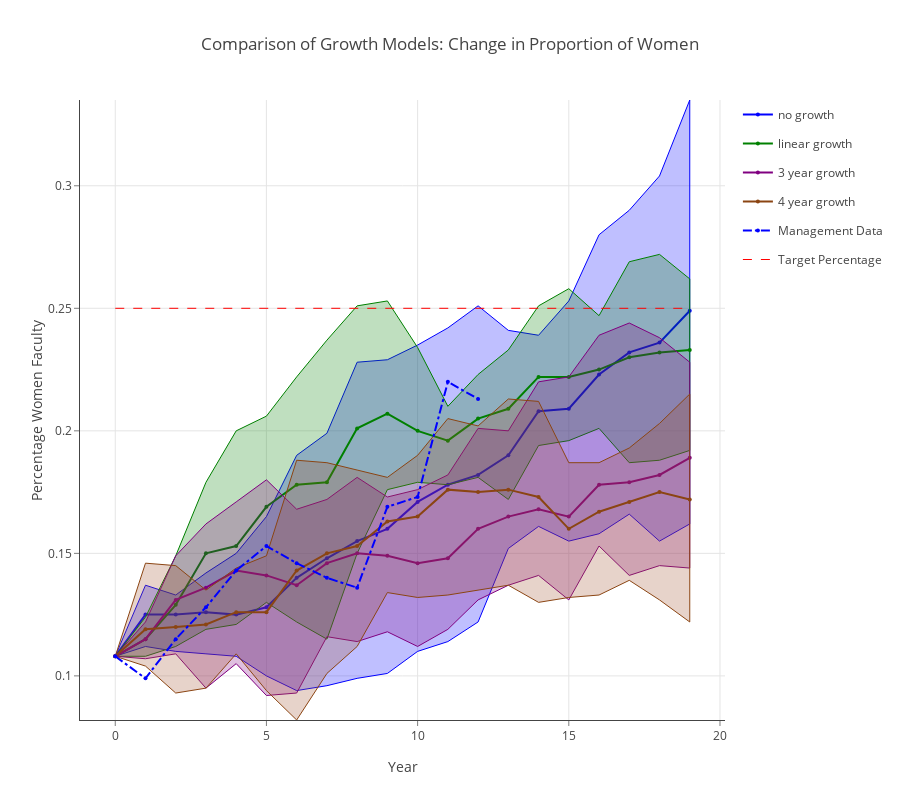

This figure's notebook cell:
### Markdown cell above
## Comparison of Model 3 Growth Models: Change in Proportion of Women

### Code cell
data = []
linecolors = ['rgb(0,0,255)', 'rgb(0,128,0)', 'rgb(128,0,128)', 'rgb(139,69,19)']
fillcolors = ['rgba(0,0,255,0.25)', 'rgba(0,128,0,0.25)', 'rgba(128,0,128,0.25)', 'rgba(160,82,45,0.25)']
legend_labels = ['no growth', 'linear growth', '3 year growth', '4 year growth']

for k,v in enumerate(results.mlist):
    data.append(go.Scatter(
        x=np.append(v.summary_matrix['yr'], v.summary_matrix['yr'].values[::-1]),
        y=np.append(v.summary_matrix['fpct_975'], v.summary_matrix['fpct_025'].values[::-1]),
        fill='tozerox',
        fillcolor=fillcolors[k],
        line=dict(color=linecolors[k],
                 width=1),
        legendgroup=legend_labels[k],
        showlegend=False,
        mode='lines',
        name=legend_labels[k],
    ))

    data.append(go.Scatter(
        x=v.summary_matrix['yr'],
        y=v.summary_matrix['fpct_avg'],
        line=dict(color=linecolors[k],
                 width=2),
        legendgroup=legend_labels[k],
        showlegend=True,
        marker=dict(
            size=4),
        mode='lines+markers',
        name=legend_labels[k],
    ))


data.append(go.Scatter(
    x=v.summary_matrix['yr'], 
    y=v.summary_matrix['act_fpct'],
    line=dict(color='blue',
             dash='dashdot'),
    name='Management Data',
    mode='lines+markers',
    marker=dict(
        size=4),

))

data.append(go.Scatter(
    x=v.summary_matrix['yr'], 
    y=np.repeat(v.target_female_percentage, len(v.summary_matrix['yr'])),
    line=dict(color='red',
             dash='dash',
             width=1),
    name='Target Percentage',
    mode='lines',
))
    
layout = go.Layout(
    title='Comparison of Growth Models: Change in Proportion of Women',
    height=800,
    width=900,
    paper_bgcolor='rgb(255,255,255)',
    plot_bgcolor='rgb(255,255,255)',
    xaxis=dict(
        visible=True,
        title='Year',
        gridcolor='rgb(229,229,229)',
        showgrid=True,
        showline=True,
        showticklabels=True,
        tickcolor='rgb(127,127,127)',
        ticks='outside',
        zeroline=False
    ),
    yaxis=dict(
        title='Percentage Women Faculty',
        gridcolor='rgb(229,229,229)',
        showgrid=True,
        showline=True,
        showticklabels=True,
        tickcolor='rgb(127,127,127)',
        ticks='outside',
        zeroline=False
    ),
)
fig = go.Figure(data=data, layout=layout)
plotly.offline.iplot(fig, filename= 'shaded_lines')

# export image for ingestion to pdf file.
if not os.path.exists('images'):
    os.mkdir('images')
pio.write_image(fig, 'images/change_in_percentage_faculty_women.png')

### Figure 1 — Plotly figure (JSON) as saved in the notebook; plotly's stock layout.template omitted (floating-point values rounded to 4 significant figures)
{"data": [{"fill": "tozerox", "fillcolor": "rgba(0,0,255,0.25)", "legendgroup": "no growth", "line": {"color": "rgb(0,0,255)", "width": 1}, "mode": "lines", "name": "no growth", "showlegend": false, "type": "scatter", "uid": "7e3d896c-b1fd-468f-84df-4bcd93aaae03", "x": [0, 1, 2, 3, 4, 5, 6, 7, 8, 9, 10, 11, 12, 13, 14, 15, 16, 17, 18, 19, 19, 18, 17, 16, 15, 14, 13, 12, 11, 10, 9, 8, 7, 6, 5, 4, 3, 2, 1, 0], "y": [0.108, 0.137, 0.133, 0.142, 0.15, 0.165, 0.19, 0.199, 0.228, 0.229, 0.235, 0.242, 0.251, 0.241, 0.239, 0.253, 0.28, 0.29, 0.304, 0.335, 0.162, 0.155, 0.166, 0.158, 0.155, 0.161, 0.152, 0.122, 0.114, 0.11, 0.101, 0.099, 0.096, 0.094, 0.1, 0.108, 0.109, 0.11, 0.112, 0.108]}, {"legendgroup": "no growth", "line": {"color": "rgb(0,0,255)", "width": 2}, "marker": {"size": 4}, "mode": "lines+markers", "name": "no growth", "showlegend": true, "type": "scatter", "uid": "e9e48f8f-7b0b-4d5d-b94e-f8d98287decd", "x": [0, 1, 2, 3, 4, 5, 6, 7, 8, 9, 10, 11, 12, 13, 14, 15, 16, 17, 18, 19], "y": [0.108, 0.125, 0.125, 0.126, 0.125, 0.128, 0.14, 0.148, 0.155, 0.16, 0.171, 0.178, 0.182, 0.19, 0.208, 0.209, 0.223, 0.232, 0.236, 0.249]}, {"fill": "tozerox", "fillcolor": "rgba(0,128,0,0.25)", "legendgroup": "linear growth", "line": {"color": "rgb(0,128,0)", "width": 1}, "mode": "lines", "name": "linear growth", "showlegend": false, "type": "scatter", "uid": "a214ee6f-e804-40f9-b449-272bffe562f3", "x": [0, 1, 2, 3, 4, 5, 6, 7, 8, 9, 10, 11, 12, 13, 14, 15, 16, 17, 18, 19, 19, 18, 17, 16, 15, 14, 13, 12, 11, 10, 9, 8, 7, 6, 5, 4, 3, 2, 1, 0], "y": [0.108, 0.124, 0.149, 0.179, 0.2, 0.206, 0.222, 0.237, 0.251, 0.253, 0.234, 0.21, 0.223, 0.233, 0.251, 0.258, 0.247, 0.269, 0.272, 0.262, 0.192, 0.188, 0.187, 0.201, 0.196, 0.194, 0.172, 0.181, 0.178, 0.179, 0.176, 0.15, 0.115, 0.122, 0.13, 0.121, 0.119, 0.112, 0.108, 0.108]}, {"legendgroup": "linear growth", "line": {"color": "rgb(0,128,0)", "width": 2}, "marker": {"size": 4}, "mode": "lines+markers", "name": "linear growth", "showlegend": true, "type": "scatter", "uid": "6e740088-38bb-4f6c-b6dd-414148c119be", "x": [0, 1, 2, 3, 4, 5, 6, 7, 8, 9, 10, 11, 12, 13, 14, 15, 16, 17, 18, 19], "y": [0.108, 0.115, 0.129, 0.15, 0.153, 0.169, 0.178, 0.179, 0.201, 0.207, 0.2, 0.196, 0.205, 0.209, 0.222, 0.222, 0.225, 0.23, 0.232, 0.233]}, {"fill": "tozerox", "fillcolor": "rgba(128,0,128,0.25)", "legendgroup": "3 year growth", "line": {"color": "rgb(128,0,128)", "width": 1}, "mode": "lines", "name": "3 year growth", "showlegend": false, "type": "scatter", "uid": "e449644d-1fb8-4c7a-9492-63edf56af741", "x": [0, 1, 2, 3, 4, 5, 6, 7, 8, 9, 10, 11, 12, 13, 14, 15, 16, 17, 18, 19, 19, 18, 17, 16, 15, 14, 13, 12, 11, 10, 9, 8, 7, 6, 5, 4, 3, 2, 1, 0], "y": [0.108, 0.122, 0.149, 0.162, 0.171, 0.18, 0.168, 0.172, 0.181, 0.173, 0.176, 0.182, 0.201, 0.2, 0.22, 0.222, 0.239, 0.244, 0.238, 0.228, 0.144, 0.145, 0.141, 0.153, 0.131, 0.141, 0.137, 0.131, 0.119, 0.112, 0.118, 0.114, 0.116, 0.093, 0.092, 0.105, 0.095, 0.109, 0.107, 0.108]}, {"legendgroup": "3 year growth", "line": {"color": "rgb(128,0,128)", "width": 2}, "marker": {"size": 4}, "mode": "lines+markers", "name": "3 year growth", "showlegend": true, "type": "scatter", "uid": "21555f14-2727-4b07-a03c-0f59ff4475d7", "x": [0, 1, 2, 3, 4, 5, 6, 7, 8, 9, 10, 11, 12, 13, 14, 15, 16, 17, 18, 19], "y": [0.108, 0.115, 0.131, 0.136, 0.143, 0.141, 0.137, 0.146, 0.15, 0.149, 0.146, 0.148, 0.16, 0.165, 0.168, 0.165, 0.178, 0.179, 0.182, 0.189]}, {"fill": "tozerox", "fillcolor": "rgba(160,82,45,0.25)", "legendgroup": "4 year growth", "line": {"color": "rgb(139,69,19)", "width": 1}, "mode": "lines", "name": "4 year growth", "showlegend": false, "type": "scatter", "uid": "430c9eef-cec6-4622-aebe-568ee804c953", "x": [0, 1, 2, 3, 4, 5, 6, 7, 8, 9, 10, 11, 12, 13, 14, 15, 16, 17, 18, 19, 19, 18, 17, 16, 15, 14, 13, 12, 11, 10, 9, 8, 7, 6, 5, 4, 3, 2, 1, 0], "y": [0.108, 0.146, 0.145, 0.135, 0.144, 0.149, 0.188, 0.187, 0.184, 0.181, 0.19, 0.205, 0.202, 0.213, 0.212, 0.187, 0.187, 0.193, 0.203, 0.215, 0.122, 0.131, 0.139, 0.133, 0.132, 0.13, 0.137, 0.135, 0.133, 0.132, 0.134, 0.112, 0.101, 0.082, 0.094, 0.109, 0.095, 0.093, 0.104, 0.108]}, {"legendgroup": "4 year growth", "line": {"color": "rgb(139,69,19)", "width": 2}, "marker": {"size": 4}, "mode": "lines+markers", "name": "4 year growth", "showlegend": true, "type": "scatter", "uid": "ef8f9bb8-7a88-48be-bd6e-762f6f9bef6b", "x": [0, 1, 2, 3, 4, 5, 6, 7, 8, 9, 10, 11, 12, 13, 14, 15, 16, 17, 18, 19], "y": [0.108, 0.119, 0.12, 0.121, 0.126, 0.126, 0.143, 0.15, 0.153, 0.163, 0.165, 0.176, 0.175, 0.176, 0.173, 0.16, 0.167, 0.171, 0.175, 0.172]}, {"line": {"color": "blue", "dash": "dashdot"}, "marker": {"size": 4}, "mode": "lines+markers", "name": "Management Data", "type": "scatter", "uid": "dbd019fc-56d1-4e85-a280-7368e844c496", "x": [0, 1, 2, 3, 4, 5, 6, 7, 8, 9, 10, 11, 12, 13, 14, 15, 16, 17, 18, 19], "y": [0.108, 0.099, 0.115, 0.128, 0.143, 0.153, 0.146, 0.14, 0.136, 0.169, 0.173, 0.22, 0.213, null, null, null, null, null, null, null]}, {"line": {"color": "red", "dash": "dash", "width": 1}, "mode": "lines", "name": "Target Percentage", "type": "scatter", "uid": "db6adadf-7cd1-437c-8102-072c7ac9da96", "x": [0, 1, 2, 3, 4, 5, 6, 7, 8, 9, 10, 11, 12, 13, 14, 15, 16, 17, 18, 19], "y": [0.25, 0.25, 0.25, 0.25, 0.25, 0.25, 0.25, 0.25, 0.25, 0.25, 0.25, 0.25, 0.25, 0.25, 0.25, 0.25, 0.25, 0.25, 0.25, 0.25]}], "layout": {"height": 800, "paper_bgcolor": "rgb(255,255,255)", "plot_bgcolor": "rgb(255,255,255)", "title": {"text": "Comparison of Growth Models: Change in Proportion of Women"}, "width": 900, "xaxis": {"gridcolor": "rgb(229,229,229)", "showgrid": true, "showline": true, "showticklabels": true, "tickcolor": "rgb(127,127,127)", "ticks": "outside", "title": {"text": "Year"}, "visible": true, "zeroline": false}, "yaxis": {"gridcolor": "rgb(229,229,229)", "showgrid": true, "showline": true, "showticklabels": true, "tickcolor": "rgb(127,127,127)", "ticks": "outside", "title": {"text": "Percentage Women Faculty"}, "zeroline": false}}}
